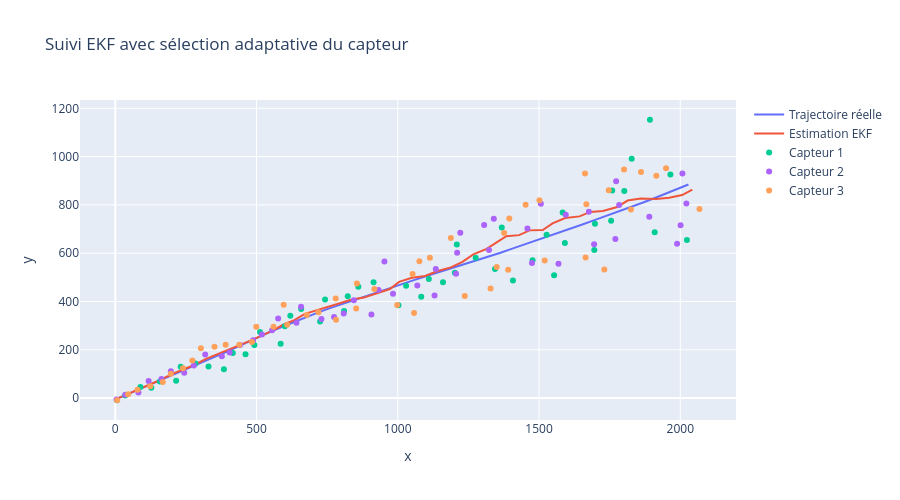

Notebook code cell kept with this figure:
### Code cell
import numpy as np
import pandas as pd
import plotly.graph_objects as go

# Paramètres
Te = 1.0
T = 50
sigma_theta = 0.05
sigma_r = 5
sigma_Q = 1.0

# Modèle de mouvement
F = np.array([[1, Te, 0, 0], [0, 1, 0, 0],
              [0, 0, 1, Te], [0, 0, 0, 1]])
Q = sigma_Q**2 * np.array([[Te**3/3, Te**2/2, 0, 0],
                           [Te**2/2, Te, 0, 0],
                           [0, 0, Te**3/3, Te**2/2],
                           [0, 0, Te**2/2, Te]])
# Fonction d'observation polaire
def h(x):
    px, _, py, _ = x
    return np.array([np.arctan2(py, px), np.sqrt(px**2 + py**2)])

# Jacobien
def jacobian_h(x):
    px, _, py, _ = x
    rho2 = max(px**2 + py**2, 1e-6)
    rho = np.sqrt(rho2)
    return np.array([[-py / rho2, 0, px / rho2, 0],
                     [px / rho, 0, py / rho, 0]])

# Initialisation
x_init = np.array([3, 40, -4, 20])
x_true = np.zeros((4, T))
x_est = np.zeros((4, T))
x_true[:, 0] = x_init
x_est[:, 0] = x_init
P = np.eye(4)
sensor_choices = []



# Simulation de la trajectoire
for k in range(1, T):
    x_true[:, k] = F @ x_true[:, k-1] + np.random.multivariate_normal(np.zeros(4), Q)

# Génération des observations de chaque capteur
y_all = np.zeros((3, 2, T))
for i in range(3):
    for k in range(T):
        y_all[i, :, k] = h(x_true[:, k]) + np.random.multivariate_normal(np.zeros(2), R_list[i])

# EKF avec sélection du capteur
for k in range(1, T):
    x_pred = F @ x_est[:, k-1]
    P_pred = F @ P @ F.T + Q
    Hk = jacobian_h(x_pred)

    best_info = -np.inf
    best_i = 0
    for i in range(3):
        R_i = R_list[i]
        S = Hk @ P_pred @ Hk.T + R_i
        S += 1e-6 * np.eye(2)
        info = 0.5 * np.log(np.linalg.det(S) / np.linalg.det(R_i))
        if info > best_info:
            best_info = info
            best_i = i

    sensor_choices.append(best_i)
    R_sel = R_list[best_i]
    y_obs = y_all[best_i, :, k]
    S = Hk @ P_pred @ Hk.T + R_sel
    S += 1e-6 * np.eye(2)
    K = P_pred @ Hk.T @ np.linalg.inv(S)
    x_est[:, k] = x_pred + K @ (y_obs - h(x_pred))
    P = (np.eye(4) - K @ Hk) @ P_pred

# Tableau du capteur choisi
sensor_table = pd.DataFrame({
    "Temps": np.arange(1, T),
    "Capteur choisi": [i + 1 for i in sensor_choices]
})
print(sensor_table)

# Tracé de la trajectoire
fig = go.Figure()
fig.add_trace(go.Scatter(x=x_true[0], y=x_true[2], mode='lines', name='Trajectoire réelle'))
fig.add_trace(go.Scatter(x=x_est[0], y=x_est[2], mode='lines', name='Estimation EKF'))

for i in range(3):
    obs_px = y_all[i, 1] * np.cos(y_all[i, 0])
    obs_py = y_all[i, 1] * np.sin(y_all[i, 0])
    fig.add_trace(go.Scatter(x=obs_px, y=obs_py, mode='markers', name=f'Capteur {i+1}'))

fig.update_layout(title="Suivi EKF avec sélection adaptative du capteur",
                  xaxis_title="x", yaxis_title="y", width=900, height=500)
fig.show()

### Figure 1 — Plotly figure (JSON) as saved in the notebook; plotly's stock layout.template omitted (floating-point values rounded to 4 significant figures)
{"data": [{"mode": "lines", "name": "Trajectoire réelle", "type": "scatter", "x": [3, 42.04, 80.97, 121.0, 161.7, 202.6, 243.3, 284.4, 324.2, 364.3, 403.7, 441.5, 479.9, 519.1, 558.4, 597.7, 637.1, 677.0, 716.8, 757.5, 799.2, 841.3, 883.9, 926.9, 970.0, 1013.0, 1057.0, 1102.0, 1147.0, 1194.0, 1239.0, 1282.0, 1323.0, 1364.0, 1405.0, 1447.0, 1488.0, 1529.0, 1571.0, 1614.0, 1656.0, 1699.0, 1742.0, 1784.0, 1825.0, 1866.0, 1908.0, 1948.0, 1989.0, 2029.0], "y": [-4, 15.37, 35.47, 55.86, 76.34, 97.13, 118.1, 138.5, 158.4, 177.5, 196.8, 217.1, 238.2, 259.0, 279.8, 298.7, 317.8, 336.4, 354.1, 371.6, 388.2, 404.5, 421.5, 438.8, 455.4, 472.1, 488.4, 505.4, 522.3, 539.0, 554.7, 569.4, 585.2, 602.1, 619.3, 635.8, 651.7, 666.7, 682.9, 701.2, 720.1, 738.1, 755.9, 772.9, 790.7, 809.0, 827.7, 846.4, 865.9, 884.5]}, {"mode": "lines", "name": "Estimation EKF", "type": "scatter", "x": [3, 42.34, 82.01, 122.1, 162.9, 202.2, 241.2, 279.3, 321.3, 366.5, 405.0, 443.6, 485.2, 523.1, 559.6, 593.7, 633.9, 671.3, 712.6, 754.9, 794.2, 837.6, 880.1, 927.5, 972.4, 1004.0, 1050.0, 1097.0, 1139.0, 1188.0, 1229.0, 1267.0, 1315.0, 1350.0, 1384.0, 1430.0, 1466.0, 1513.0, 1548.0, 1593.0, 1643.0, 1682.0, 1726.0, 1777.0, 1814.0, 1860.0, 1915.0, 1961.0, 2007.0, 2043.0], "y": [-4, 15.99, 33.47, 55.92, 77.03, 100.1, 117.9, 137.1, 162.4, 183.5, 201.2, 220.9, 241.5, 261.5, 280.4, 303.8, 322.9, 348.7, 363.6, 377.3, 389.9, 408.5, 416.2, 435.8, 451.6, 481.2, 498.0, 505.9, 525.2, 541.2, 564.5, 595.2, 618.2, 644.6, 670.7, 674.9, 694.6, 696.3, 723.7, 745.6, 752.6, 771.1, 775.0, 791.6, 818.0, 826.9, 824.8, 829.9, 840.9, 863.4]}, {"mode": "markers", "name": "Capteur 1", "type": "scatter", "x": [5.875, 35.03, 88.95, 127.6, 157.9, 215.4, 231.5, 284.1, 330.0, 384.5, 416.0, 461.0, 492.3, 512.3, 585.4, 600.5, 619.6, 658.1, 725.1, 742.6, 809.9, 823.0, 860.4, 914.3, 1002.0, 1029.0, 1083.0, 1110.0, 1160.0, 1202.0, 1209.0, 1276.0, 1344.0, 1408.0, 1368.0, 1477.0, 1553.0, 1527.0, 1592.0, 1584.0, 1696.0, 1698.0, 1755.0, 1759.0, 1802.0, 1910.0, 1828.0, 2024.0, 1965.0, 1893.0], "y": [-8.81, 10.86, 46.19, 43.18, 68.82, 71.88, 129.8, 143.2, 131.2, 119.8, 186.5, 181.7, 219.9, 273.8, 224.6, 297.1, 341.3, 369.5, 317.1, 408.5, 361.0, 422.1, 461.3, 479.7, 384.5, 465.7, 419.9, 492.9, 479.6, 519.1, 636.6, 581.0, 534.9, 487.1, 706.1, 571.1, 508.5, 677.0, 642.5, 768.4, 613.0, 722.4, 734.7, 859.9, 857.8, 686.4, 991.3, 655.2, 926.0, 1153.0]}, {"mode": "markers", "name": "Capteur 2", "type": "scatter", "x": [4.489, 35.47, 81.89, 118.1, 163.4, 196.8, 244.0, 278.0, 318.4, 377.3, 404.9, 441.5, 487.9, 518.9, 555.2, 576.6, 641.3, 657.6, 729.8, 774.5, 808.6, 844.7, 906.7, 932.0, 983.1, 952.7, 1069.0, 1130.0, 1135.0, 1206.0, 1210.0, 1221.0, 1323.0, 1306.0, 1340.0, 1475.0, 1459.0, 1569.0, 1507.0, 1595.0, 1695.0, 1676.0, 1770.0, 1784.0, 1773.0, 1890.0, 1989.0, 2001.0, 2022.0, 2008.0], "y": [-5.808, 14.0, 22.77, 71.28, 79.42, 111.2, 105.3, 134.8, 180.1, 173.3, 189.1, 219.7, 240.0, 263.6, 280.5, 329.2, 312.4, 378.1, 327.2, 335.5, 350.1, 405.2, 345.9, 447.4, 432.4, 566.0, 465.8, 424.5, 534.9, 515.5, 602.2, 685.1, 613.7, 716.5, 742.7, 559.3, 702.0, 555.9, 805.3, 758.9, 637.6, 771.5, 658.9, 799.5, 897.5, 750.6, 639.3, 715.6, 805.9, 930.3]}, {"mode": "markers", "name": "Capteur 3", "type": "scatter", "x": [6.606, 45.43, 78.74, 123.5, 168.2, 196.7, 239.8, 272.9, 303.1, 351.1, 390.6, 439.0, 483.8, 499.2, 560.1, 608.6, 596.1, 677.9, 719.2, 781.6, 780.4, 852.7, 855.5, 917.1, 997.9, 1058.0, 1052.0, 1077.0, 1114.0, 1237.0, 1188.0, 1328.0, 1350.0, 1391.0, 1376.0, 1395.0, 1520.0, 1453.0, 1501.0, 1665.0, 1731.0, 1668.0, 1663.0, 1747.0, 1825.0, 1801.0, 1861.0, 1915.0, 1950.0, 2068.0], "y": [-8.908, 16.1, 34.39, 49.46, 66.76, 100.7, 123.9, 156.2, 206.5, 212.1, 221.3, 221.4, 232.8, 295.9, 295.2, 304.0, 386.2, 344.2, 355.2, 324.0, 412.8, 370.7, 474.2, 451.4, 385.3, 352.2, 513.8, 567.2, 581.0, 423.0, 663.4, 453.8, 543.0, 531.5, 683.5, 743.6, 569.6, 800.3, 818.9, 581.8, 532.5, 802.4, 930.5, 860.7, 781.4, 946.3, 936.3, 921.2, 951.8, 782.9]}], "layout": {"height": 500, "title": {"text": "Suivi EKF avec sélection adaptative du capteur"}, "width": 900, "xaxis": {"title": {"text": "x"}}, "yaxis": {"title": {"text": "y"}}}}
